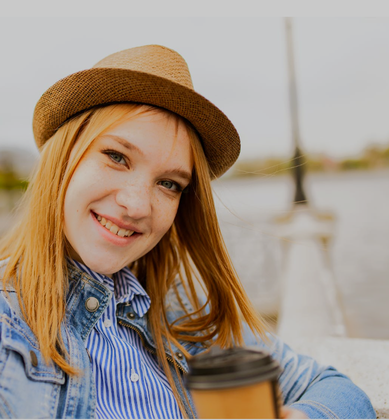
%> input picture selfie10.png, 389 x 420 px, shrunk from 741 x 801 before the run
$ octave --eval "result = morphological_improvement(rgb2gray(imread('selfie10.png')));"   (GNU Octave 9; MATLAB toolbox functions it lacks are replaced by stand-ins)
%> lines starting %> are read from the running program, lines starting %| are printed output that depends on the picture; in (x1, y1, x2, y2) boxes, pixels count from 0 and x2, y2 are one past the last pixel; in counts of white or black regions, pixels touching at a corner belong together; the program's own positions count from 1
function result=morphological_improvement(input_image)

    [row, col, ~] = size(input_image);
%> row = 420; col = 389

    input_image = medfilt2(input_image,[2 2]); % noise removal
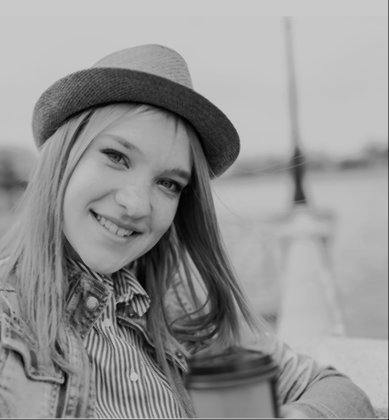
%> input_image: size 420x389 uint8; min 0, max 201, mean 147.9

    % show the process - noise removal
    figure; imshow(input_image);

    se = strel('disk',10);
    input_image = imdilate(input_image,se);
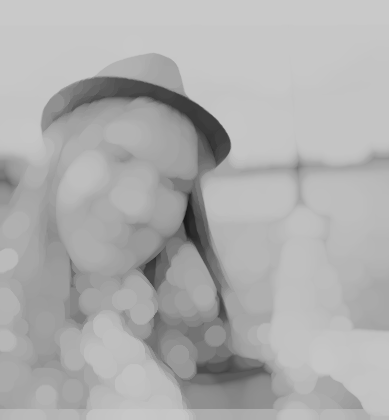
%> input_image: size 420x389 uint8; min 23, max 201, mean 174
    before_fill = input_image;

    [input_image] = imfill(input_image, 'holes');
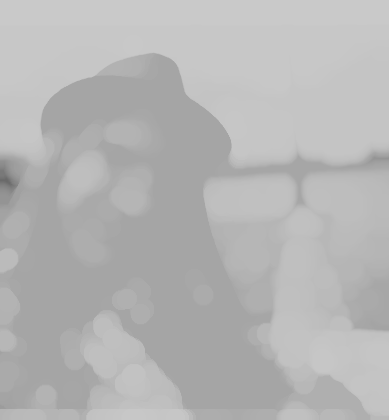
%> input_image: size 420x389 uint8; min 106, max 201, mean 181.4
    after_fill = input_image;

    % show the process - dilation
    figure; imshow(input_image);

    difference = after_fill - before_fill;
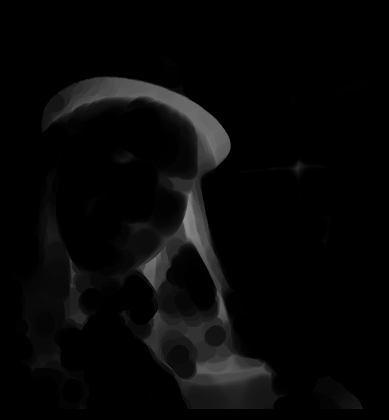
%> difference: size 420x389 uint8; min 0, max 142, mean 7.4

    % remove lower brightness
    for i=1:row
        for j=1:col
            if input_image(i,j) < 150
                input_image(i,j)=0;
            elseif (difference(i,j)==0) && (input_image(i,j) < max(max(input_image)) - 70)
                input_image(i,j)=input_image(i,j)-150;
            end
        end
    end
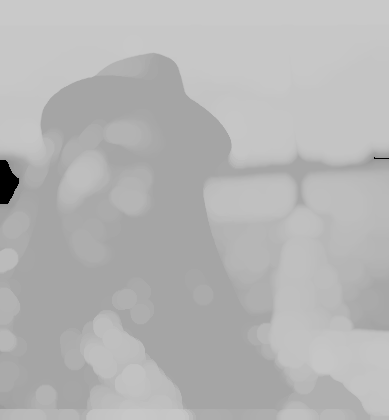
%> input_image: size 420x389 uint8; 0.36% of pixels changed, all inside (x1, y1, x2, y2) = (0, 157, 389, 204)

    se = strel('disk',20);
    input_image = imdilate(input_image,se);
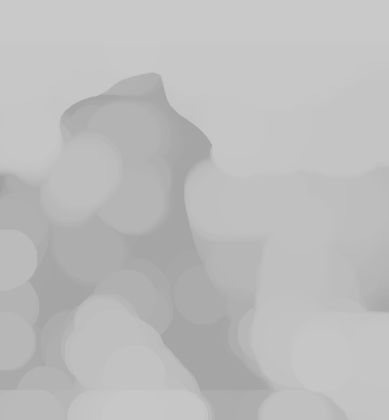
%> input_image: size 420x389 uint8; min 160, max 201, mean 188.5
    result = imfill(input_image, 'holes');

    % show the process - dilation
    figure; imshow(result);

    se2 = strel('disk', 20);
    result = imerode(result, se2);

    % show the process - erosion
    figure; imshow(result);
end
